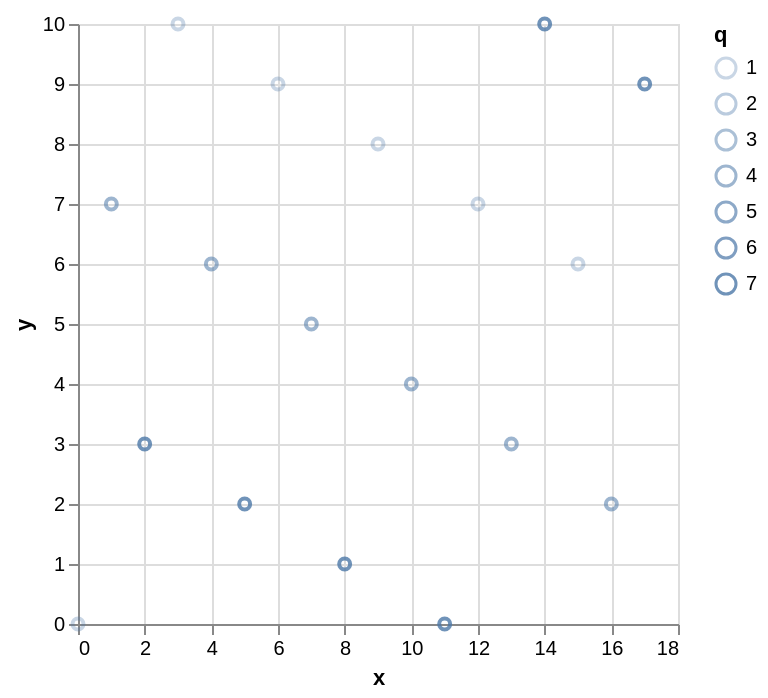

Vega-Lite specification for this chart:
### Vega-Lite specification from a JSON file in a GitHub repository (floating-point values rounded to 4 significant figures)
{"data": {"values": [{"x": 0, "y": 0, "q": 1, "g": "a", "h": "u"}, {"x": 1, "y": 7, "q": 4, "g": "b", "h": "v"}, {"x": 2, "y": 3, "q": 7, "g": "c", "h": "u"}, {"x": 3, "y": 10, "q": 1, "g": "a", "h": "v"}, {"x": 4, "y": 6, "q": 4, "g": "b", "h": "u"}, {"x": 5, "y": 2, "q": 7, "g": "c", "h": "v"}, {"x": 6, "y": 9, "q": 1, "g": "a", "h": "u"}, {"x": 7, "y": 5, "q": 4, "g": "b", "h": "v"}, {"x": 8, "y": 1, "q": 7, "g": "c", "h": "u"}, {"x": 9, "y": 8, "q": 1, "g": "a", "h": "v"}, {"x": 10, "y": 4, "q": 4, "g": "b", "h": "u"}, {"x": 11, "y": 0, "q": 7, "g": "c", "h": "v"}, {"x": 12, "y": 7, "q": 1, "g": "a", "h": "u"}, {"x": 13, "y": 3, "q": 4, "g": "b", "h": "v"}, {"x": 14, "y": 10, "q": 7, "g": "c", "h": "u"}, {"x": 15, "y": 6, "q": 1, "g": "a", "h": "v"}, {"x": 16, "y": 2, "q": 4, "g": "b", "h": "u"}, {"x": 17, "y": 9, "q": 7, "g": "c", "h": "v"}]}, "mark": "point", "encoding": {"x": {"field": "x", "type": "quantitative"}, "y": {"field": "y", "type": "quantitative"}, "opacity": {"field": "q", "type": "quantitative"}}}
